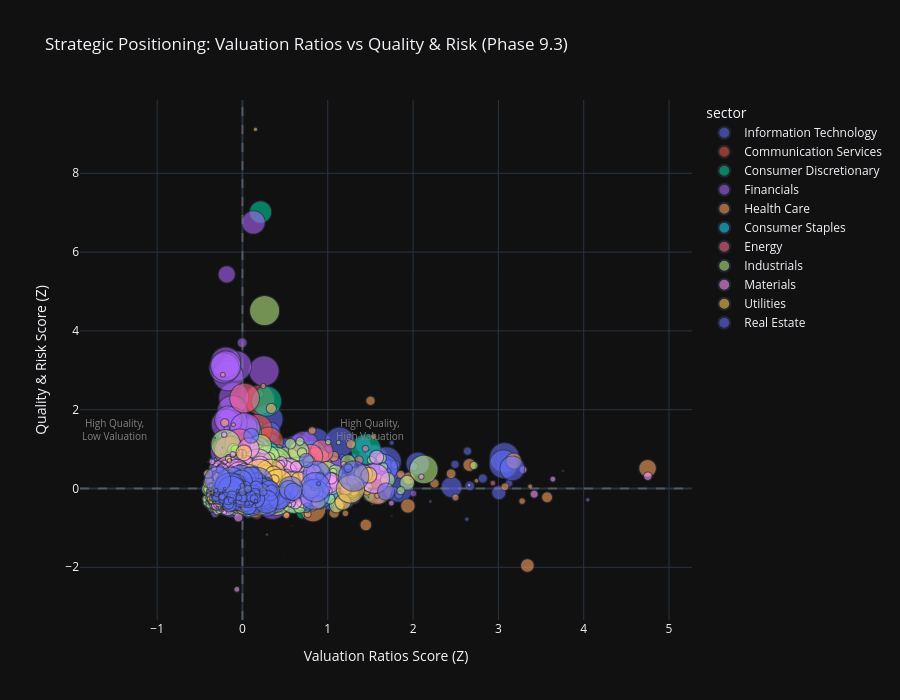

The notebook cell this image was saved under:
### Code cell
# Visualization 5: Category-Sector Bubble Chart (Value vs Quality Trade-offs)
print("\n📊 Category-Sector Bubble Chart:")

# Create scatter plot comparing two key categories with sector coloring
if 'category_score_matrix' in locals() and not category_score_matrix.empty:
    # Select two categories for comparison (e.g., Valuation vs Quality)
    categories_list = list(category_score_matrix.columns)

    # Default to Valuation Ratios (cat 2) vs Quality & Risk (cat 4) if available
    x_category = 'Valuation Ratios' if 'Valuation Ratios' in categories_list else categories_list[0]
    y_category = 'Quality & Risk' if 'Quality & Risk' in categories_list else (
        categories_list[1] if len(categories_list) > 1 else categories_list[0]
    )

    # Prepare data for bubble chart
    bubble_data = pd.DataFrame({
        x_category: category_score_matrix[x_category],
        y_category: category_score_matrix[y_category],
        'sector': all_stocks_scaled['sector'].values,
        'ticker': all_stocks_scaled.get('ticker', range(len(category_score_matrix))),
        'market_cap': all_stocks_scaled.get('market_cap', 100)  # Default size if not available
        }).dropna()

    # Create bubble chart
    fig_bubble = px.scatter(
            bubble_data,
            x=x_category,
            y=y_category,
            color='sector',
            size='market_cap',
            hover_data=['ticker'],
            title=f"Strategic Positioning: {x_category} vs {y_category} (Phase 9.3)",
            labels={
                x_category: f"{x_category} Score (Z)",
                y_category: f"{y_category} Score (Z)"
                },
            size_max=30,
            opacity=0.6
            )

    # Add quadrant lines
    fig_bubble.add_hline(y=0, line_dash="dash", line_color="gray", opacity=0.5)
    fig_bubble.add_vline(x=0, line_dash="dash", line_color="gray", opacity=0.5)

    # Add quadrant labels
    fig_bubble.add_annotation(
            text="High Quality,<br>High Valuation", x=1.5, y=1.5,
            showarrow=False, font=dict(size=10, color="gray")
            )
    fig_bubble.add_annotation(
            text="High Quality,<br>Low Valuation", x=-1.5, y=1.5,
            showarrow=False, font=dict(size=10, color="gray")
            )

    fig_bubble.update_layout(height=700)

    fig_bubble.show()
    output_path = eda_output_dir / "phase93_category_sector_bubble_chart.html"
    fig_bubble.write_html(output_path)

    print(f"\n✓ Category-sector bubble chart complete")
    print(f"  X-axis: {x_category}")
    print(f"  Y-axis: {y_category}")
    print(f"  Data points: {len(bubble_data)}")
    print(f"  Output: {output_path}")

    # Identify quadrants
    q1 = bubble_data[(bubble_data[x_category] > 0) & (bubble_data[y_category] > 0)]
    q2 = bubble_data[(bubble_data[x_category] < 0) & (bubble_data[y_category] > 0)]
    q3 = bubble_data[(bubble_data[x_category] < 0) & (bubble_data[y_category] < 0)]
    q4 = bubble_data[(bubble_data[x_category] > 0) & (bubble_data[y_category] < 0)]

    print(f"\n  📍 Quadrant Distribution:")
    print(f"    Q1 (High Val, High Qual): {len(q1)} stocks ({len(q1) / len(bubble_data) * 100:.1f}%)")
    print(
            f"    Q2 (Low Val, High Qual): {len(q2)} stocks ({len(q2) / len(bubble_data) * 100:.1f}%) - Value opportunities")
    print(f"    Q3 (Low Val, Low Qual): {len(q3)} stocks ({len(q3) / len(bubble_data) * 100:.1f}%)")
    print(f"    Q4 (High Val, Low Qual): {len(q4)} stocks ({len(q4) / len(bubble_data) * 100:.1f}%) - Risk flags")
else:
    print("  ⚠️ No category score data available for bubble chart")

### Figure 1 — Plotly figure (JSON) as saved in the notebook; plotly's stock layout.template omitted (floating-point values rounded to 4 significant figures; data arrays with more than 128 entries replaced by an {"elided": "..."} marker saying what was removed)
{"data": [{"customdata": {"elided": "846x1 str values"}, "hovertemplate": "sector=Information Technology<br>Valuation Ratios Score (Z)=%{x}<br>Quality & Risk Score (Z)=%{y}<br>market_cap=%{marker.size}<br>ticker=%{customdata[0]}<extra></extra>", "legendgroup": "Information Technology", "marker": {"color": "#636efa", "opacity": 0.6, "size": {"elided": "846 float values"}, "sizemode": "area", "sizeref": 0.001111, "symbol": "circle"}, "mode": "markers", "name": "Information Technology", "showlegend": true, "x": {"elided": "846 float values"}, "xaxis": "x", "y": {"elided": "846 float values"}, "yaxis": "y", "type": "scattergl"}, {"customdata": {"elided": "346x1 str values"}, "hovertemplate": "sector=Communication Services<br>Valuation Ratios Score (Z)=%{x}<br>Quality & Risk Score (Z)=%{y}<br>market_cap=%{marker.size}<br>ticker=%{customdata[0]}<extra></extra>", "legendgroup": "Communication Services", "marker": {"color": "#EF553B", "opacity": 0.6, "size": {"elided": "346 float values"}, "sizemode": "area", "sizeref": 0.001111, "symbol": "circle"}, "mode": "markers", "name": "Communication Services", "showlegend": true, "x": {"elided": "346 float values"}, "xaxis": "x", "y": {"elided": "346 float values"}, "yaxis": "y", "type": "scattergl"}, {"customdata": {"elided": "812x1 str values"}, "hovertemplate": "sector=Consumer Discretionary<br>Valuation Ratios Score (Z)=%{x}<br>Quality & Risk Score (Z)=%{y}<br>market_cap=%{marker.size}<br>ticker=%{customdata[0]}<extra></extra>", "legendgroup": "Consumer Discretionary", "marker": {"color": "#00cc96", "opacity": 0.6, "size": {"elided": "812 float values"}, "sizemode": "area", "sizeref": 0.001111, "symbol": "circle"}, "mode": "markers", "name": "Consumer Discretionary", "showlegend": true, "x": {"elided": "812 float values"}, "xaxis": "x", "y": {"elided": "812 float values"}, "yaxis": "y", "type": "scattergl"}, {"customdata": {"elided": "1129x1 str values"}, "hovertemplate": "sector=Financials<br>Valuation Ratios Score (Z)=%{x}<br>Quality & Risk Score (Z)=%{y}<br>market_cap=%{marker.size}<br>ticker=%{customdata[0]}<extra></extra>", "legendgroup": "Financials", "marker": {"color": "#ab63fa", "opacity": 0.6, "size": {"elided": "1129 float values"}, "sizemode": "area", "sizeref": 0.001111, "symbol": "circle"}, "mode": "markers", "name": "Financials", "showlegend": true, "x": {"elided": "1129 float values"}, "xaxis": "x", "y": {"elided": "1129 float values"}, "yaxis": "y", "type": "scattergl"}, {"customdata": {"elided": "677x1 str values"}, "hovertemplate": "sector=Health Care<br>Valuation Ratios Score (Z)=%{x}<br>Quality & Risk Score (Z)=%{y}<br>market_cap=%{marker.size}<br>ticker=%{customdata[0]}<extra></extra>", "legendgroup": "Health Care", "marker": {"color": "#FFA15A", "opacity": 0.6, "size": {"elided": "677 float values"}, "sizemode": "area", "sizeref": 0.001111, "symbol": "circle"}, "mode": "markers", "name": "Health Care", "showlegend": true, "x": {"elided": "677 float values"}, "xaxis": "x", "y": {"elided": "677 float values"}, "yaxis": "y", "type": "scattergl"}, {"customdata": {"elided": "492x1 str values"}, "hovertemplate": "sector=Consumer Staples<br>Valuation Ratios Score (Z)=%{x}<br>Quality & Risk Score (Z)=%{y}<br>market_cap=%{marker.size}<br>ticker=%{customdata[0]}<extra></extra>", "legendgroup": "Consumer Staples", "marker": {"color": "#19d3f3", "opacity": 0.6, "size": {"elided": "492 float values"}, "sizemode": "area", "sizeref": 0.001111, "symbol": "circle"}, "mode": "markers", "name": "Consumer Staples", "showlegend": true, "x": {"elided": "492 float values"}, "xaxis": "x", "y": {"elided": "492 float values"}, "yaxis": "y", "type": "scattergl"}, {"customdata": {"elided": "322x1 str values"}, "hovertemplate": "sector=Energy<br>Valuation Ratios Score (Z)=%{x}<br>Quality & Risk Score (Z)=%{y}<br>market_cap=%{marker.size}<br>ticker=%{customdata[0]}<extra></extra>", "legendgroup": "Energy", "marker": {"color": "#FF6692", "opacity": 0.6, "size": {"elided": "322 float values"}, "sizemode": "area", "sizeref": 0.001111, "symbol": "circle"}, "mode": "markers", "name": "Energy", "showlegend": true, "x": {"elided": "322 float values"}, "xaxis": "x", "y": {"elided": "322 float values"}, "yaxis": "y", "type": "scattergl"}, {"customdata": {"elided": "1283x1 str values"}, "hovertemplate": "sector=Industrials<br>Valuation Ratios Score (Z)=%{x}<br>Quality & Risk Score (Z)=%{y}<br>market_cap=%{marker.size}<br>ticker=%{customdata[0]}<extra></extra>", "legendgroup": "Industrials", "marker": {"color": "#B6E880", "opacity": 0.6, "size": {"elided": "1283 float values"}, "sizemode": "area", "sizeref": 0.001111, "symbol": "circle"}, "mode": "markers", "name": "Industrials", "showlegend": true, "x": {"elided": "1283 float values"}, "xaxis": "x", "y": {"elided": "1283 float values"}, "yaxis": "y", "type": "scattergl"}, {"customdata": {"elided": "641x1 str values"}, "hovertemplate": "sector=Materials<br>Valuation Ratios Score (Z)=%{x}<br>Quality & Risk Score (Z)=%{y}<br>market_cap=%{marker.size}<br>ticker=%{customdata[0]}<extra></extra>", "legendgroup": "Materials", "marker": {"color": "#FF97FF", "opacity": 0.6, "size": {"elided": "641 float values"}, "sizemode": "area", "sizeref": 0.001111, "symbol": "circle"}, "mode": "markers", "name": "Materials", "showlegend": true, "x": {"elided": "641 float values"}, "xaxis": "x", "y": {"elided": "641 float values"}, "yaxis": "y", "type": "scattergl"}, {"customdata": {"elided": "274x1 str values"}, "hovertemplate": "sector=Utilities<br>Valuation Ratios Score (Z)=%{x}<br>Quality & Risk Score (Z)=%{y}<br>market_cap=%{marker.size}<br>ticker=%{customdata[0]}<extra></extra>", "legendgroup": "Utilities", "marker": {"color": "#FECB52", "opacity": 0.6, "size": {"elided": "274 float values"}, "sizemode": "area", "sizeref": 0.001111, "symbol": "circle"}, "mode": "markers", "name": "Utilities", "showlegend": true, "x": {"elided": "274 float values"}, "xaxis": "x", "y": {"elided": "274 float values"}, "yaxis": "y", "type": "scattergl"}, {"customdata": {"elided": "214x1 str values"}, "hovertemplate": "sector=Real Estate<br>Valuation Ratios Score (Z)=%{x}<br>Quality & Risk Score (Z)=%{y}<br>market_cap=%{marker.size}<br>ticker=%{customdata[0]}<extra></extra>", "legendgroup": "Real Estate", "marker": {"color": "#636efa", "opacity": 0.6, "size": {"elided": "214 float values"}, "sizemode": "area", "sizeref": 0.001111, "symbol": "circle"}, "mode": "markers", "name": "Real Estate", "showlegend": true, "x": {"elided": "214 float values"}, "xaxis": "x", "y": {"elided": "214 float values"}, "yaxis": "y", "type": "scattergl"}], "layout": {"xaxis": {"anchor": "y", "domain": [0.0, 1.0], "title": {"text": "Valuation Ratios Score (Z)"}}, "yaxis": {"anchor": "x", "domain": [0.0, 1.0], "title": {"text": "Quality & Risk Score (Z)"}}, "legend": {"title": {"text": "sector"}, "tracegroupgap": 0, "itemsizing": "constant"}, "title": {"text": "Strategic Positioning: Valuation Ratios vs Quality & Risk (Phase 9.3)"}, "shapes": [{"line": {"color": "gray", "dash": "dash"}, "opacity": 0.5, "type": "line", "x0": 0, "x1": 1, "xref": "x domain", "y0": 0, "y1": 0, "yref": "y"}, {"line": {"color": "gray", "dash": "dash"}, "opacity": 0.5, "type": "line", "x0": 0, "x1": 0, "xref": "x", "y0": 0, "y1": 1, "yref": "y domain"}], "annotations": [{"font": {"color": "gray", "size": 10}, "showarrow": false, "text": "High Quality,<br>High Valuation", "x": 1.5, "y": 1.5}, {"font": {"color": "gray", "size": 10}, "showarrow": false, "text": "High Quality,<br>Low Valuation", "x": -1.5, "y": 1.5}], "height": 700}}
